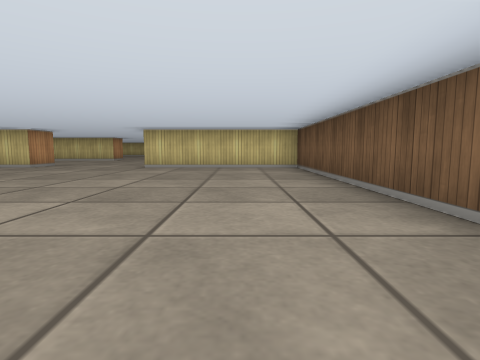
View 1 (above)

23 first-person views from a walk through a cub3D maze. The camera is about half as high as the walls, tilts 6° down and sees 80° across. The floor is counted in squares. Each view is taken from the middle of a square. On the plan, view 1 faces up. The plan holds only what a view shows up to about 9 squares ahead; the rest is blank.

View 2
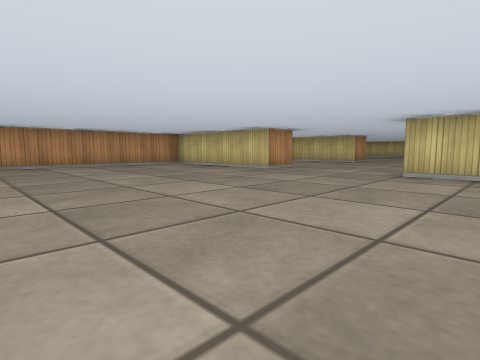

View 3
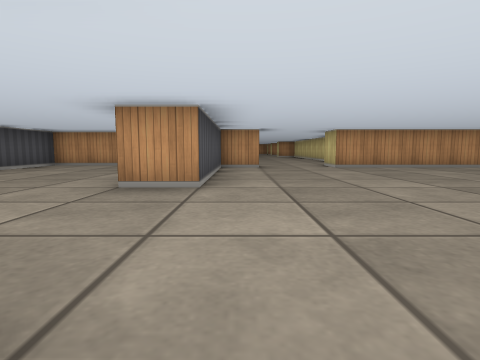

View 4
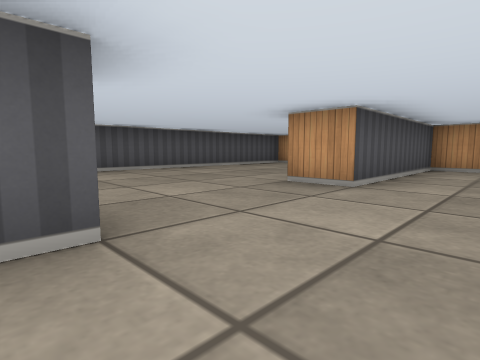

View 5
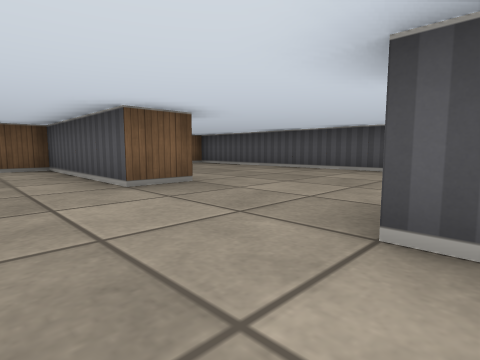

View 6
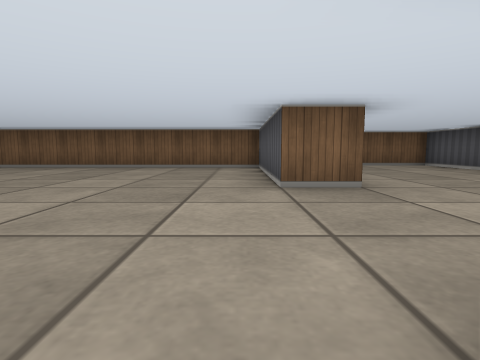

View 7
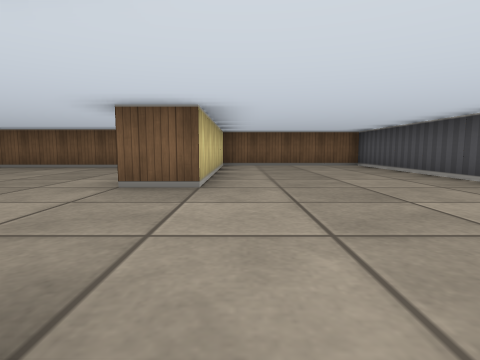

View 8
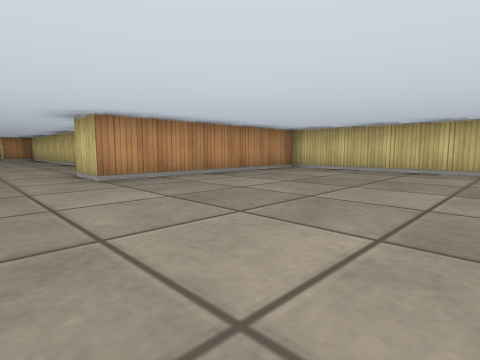

View 9
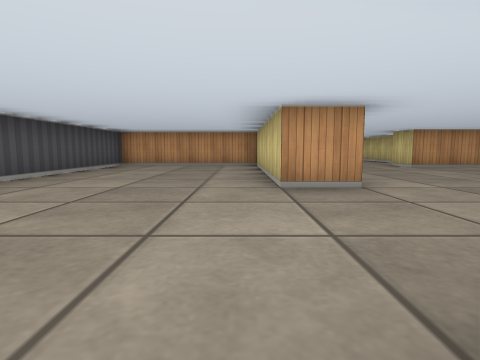

View 10
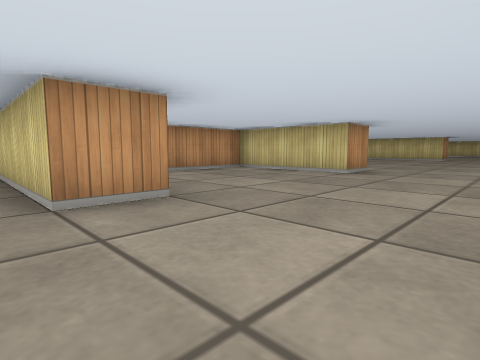

View 11
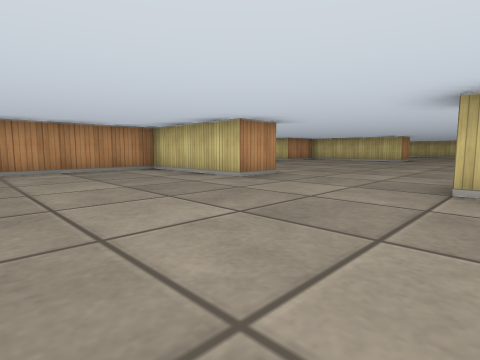

View 12
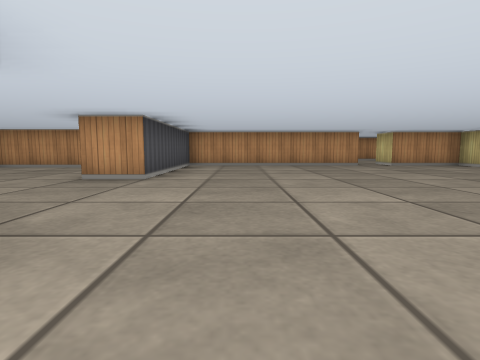

View 13
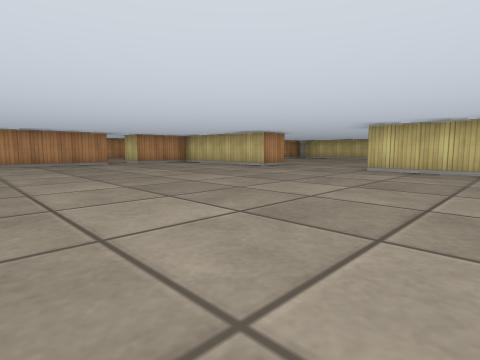

View 14
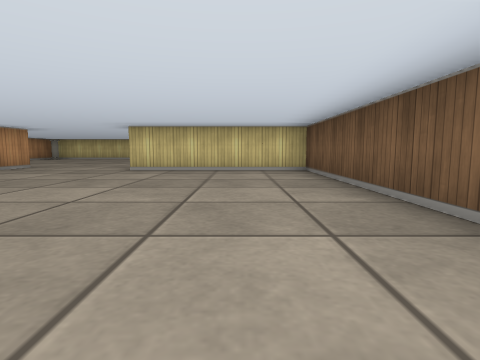

View 15
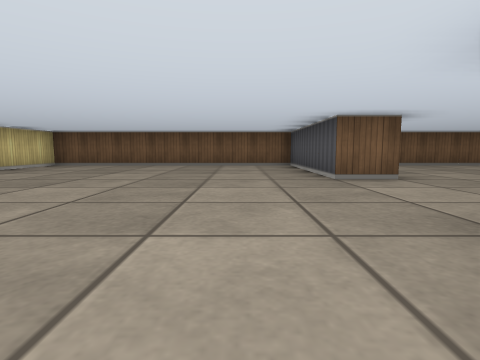

View 16
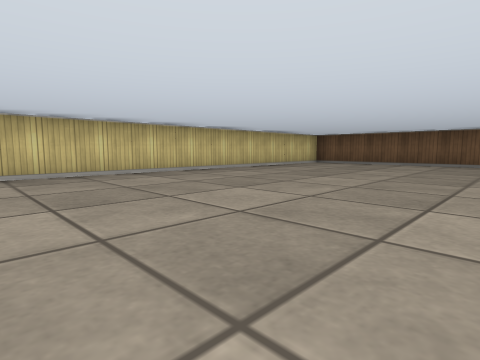

View 17
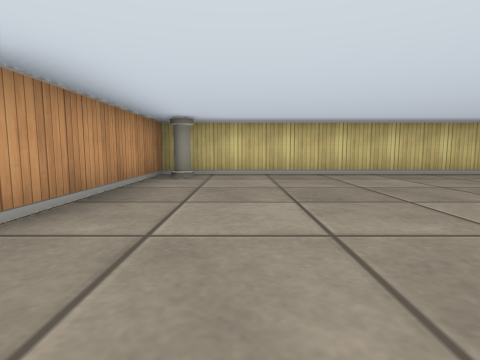

View 18
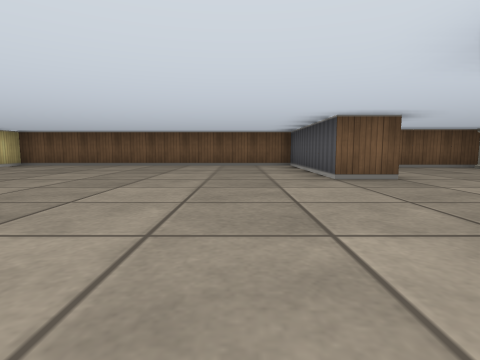

View 19
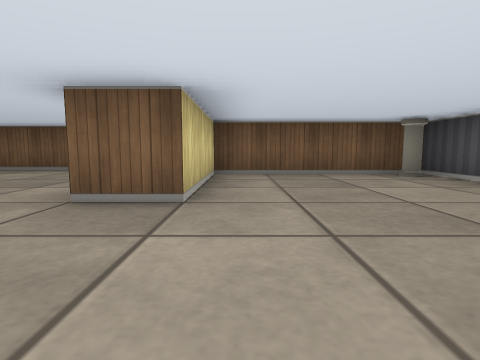

View 20
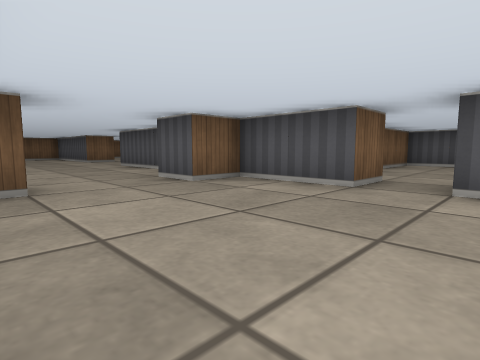

View 21
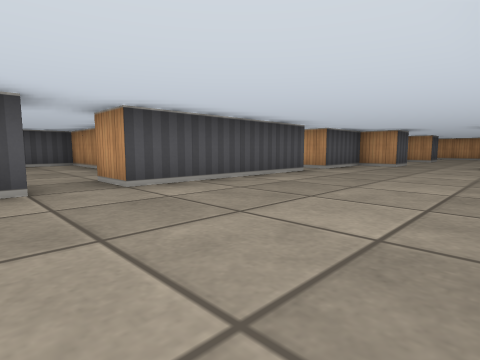

View 22
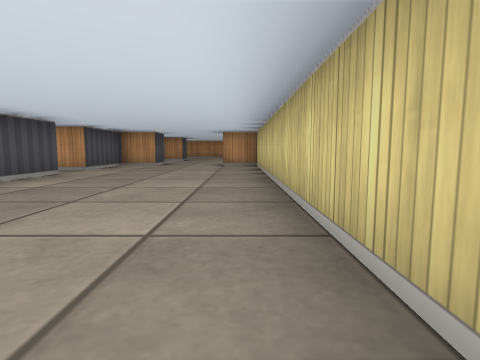

View 23
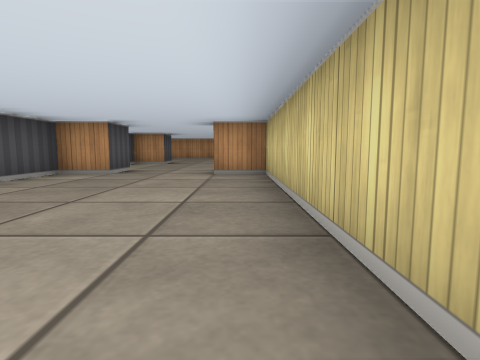

### Floor plan
Points are (right, up) in squares from view 1. A wall is a line through its corners. A room is listed if a view was taken in it or the views show most of it. See-through windows are left out.
Room 1 (views 1, 2, 3, 4, 5, 6, 7, 8, 9, 10)
walls: (-10.5, 0.5) (-9.5, 0.5) (-9.5, -0.5) (-5.5, -0.5) (-5.5, -1.5) (-10.5, -1.5) (-10.5, -5.5) (2.5, -5.5) (2.5, -1.5); (2.1, -1.5) (-2.5, -1.5) (-2.5, -0.5) (1.5, -0.5) (1.5, 7.5) (-2.5, 7.5); (-5.5, 7.5) (-9.5, 7.5) (-9.5, 2.5) (-10.5, 2.5)
ways out: opening at (-4, 7.7) to room 2; opening at (-10, 1.5) to room 3
Room 2 (views 11, 12, 13, 14, 15, 16, 17, 18, 19)
walls: (-5.5, 22.5) (-5.5, 21.5) (-6.4, 21.5); (-8.8, 21.5) (-9.5, 21.5) (-9.5, 19.5); (-9.5, 18.6) (-9.5, 13.5) (-5.5, 13.5) (-5.5, 12.5) (-8.5, 12.5) (-8.5, 8.6); (-5.5, 8.6) (-5.5, 7.5); (-0.9, 8.5) (0.5, 8.5) (0.5, 12.5) (-2.5, 12.5) (-2.5, 13.5) (1.5, 13.5) (1.5, 21.5) (-2.5, 21.5) (-2.5, 22.5) (1.5, 22.5) (1.5, 29.5) (-9.5, 29.5) (-9.5, 25.8)
ways out: opening at (-4, 7.7) to room 1; opening at (-10, 19)
objects: pillar (-9, 29); pillar (0, 9)
Room 3 (views 20, 21, 22, 23)
walls: (-17.5, -0.5) (-13.5, -0.5) (-13.5, -1.5); (-12.5, 3.5) (-20.5, 3.5) (-20.5, 2.5); (-12.5, -1.6) (-12.5, -0.5) (-10.5, -0.5) (-10.5, 0.5); (-20.5, 0.5) (-20.5, -0.5) (-18.5, -0.5) (-18.5, -1.2)
ways out: opening at (-10, 1.5) to room 1; opening at (-13, -1) to room 4; opening at (-21, 1.5); opening at (-18, -1)
Room 4 (no view inside)
walls: (-14.5, -4.5) (-14.5, -6.5) (-11.5, -6.5) (-11.5, -4.5)
ways out: opening at (-13, -1) to room 3

Positions as (right, up) in squares from view 1, and headings:
1: (0, 0), facing up
2: (-1, 2), facing up-left
3: (-2, 0), facing left
4: (-2, 1), facing down-left
5: (-6, 1), facing down-right
6: (-6, 0), facing right
7: (-6, -2), facing right
8: (-5, 1), facing up-left
9: (-2, -2), facing left
10: (-3, 7), facing up-left
11: (-2, 9), facing up-left
12: (-1, 15), facing left
13: (0, 15), facing up-left
14: (0, 15), facing up
15: (-7, 24), facing right
16: (-8, 24), facing up-right
17: (-8, 24), facing up
18: (-7, 15), facing right
19: (-5, 12), facing right
20: (-14, 3), facing down-right
21: (-12, 3), facing down-left
22: (-12, 3), facing left
23: (-15, 3), facing left
